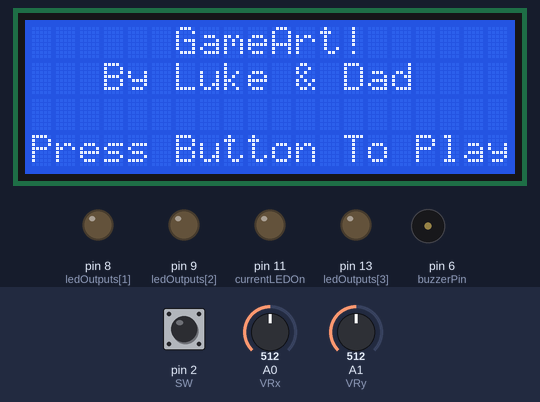
This sketch was run on a simulated Arduino Uno, built with avr-gcc and run on an emulated ATmega328P. On the bench: 20×4 character LCD, output pins drawn as LEDs (lit = HIGH), buzzer (waves = sounding). Inputs (shaded band) come from the test bench; at power-on: pin 2 (SW) HIGH, A0 (VRx) = 512, A1 (VRy) = 512. Random numbers use the default seed unless the sketch sets one; what the sketch prints to the serial monitor is not drawn.

Above: at 1.7 s.
1.8 s: pin 2 (SW) pulled LOW for 0.15 s
At 3.12 s:
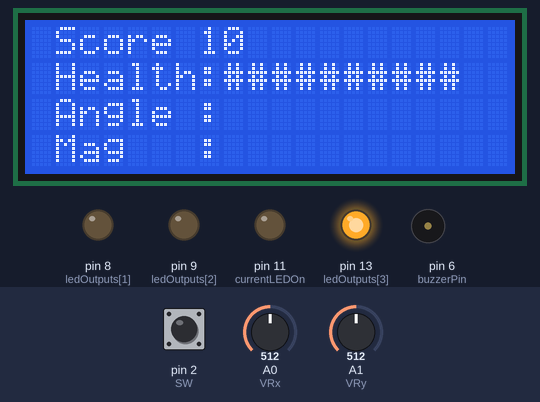
3.7 s: A0 (VRx) set to 700
At 4.39 s:
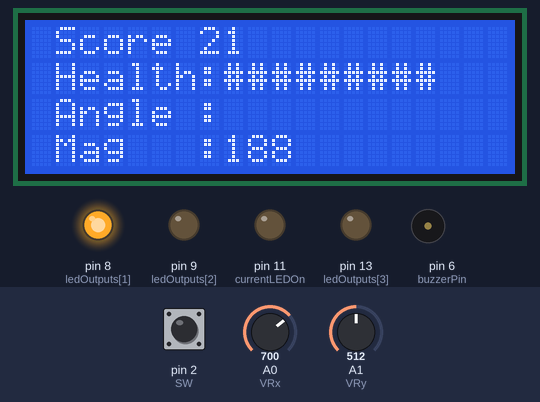
6.1 s: A0 (VRx) set to 724
At 6.18 s:
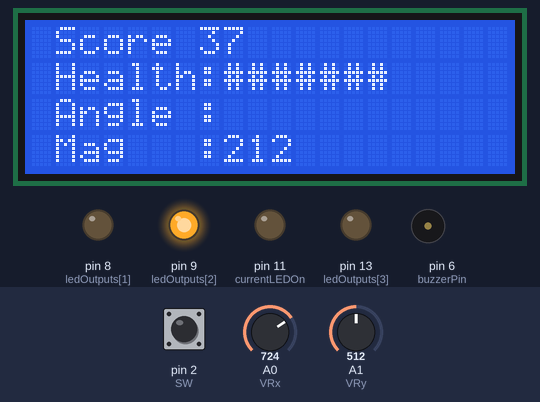
8.5 s: A1 (VRy) set to 716
At 9.13 s:
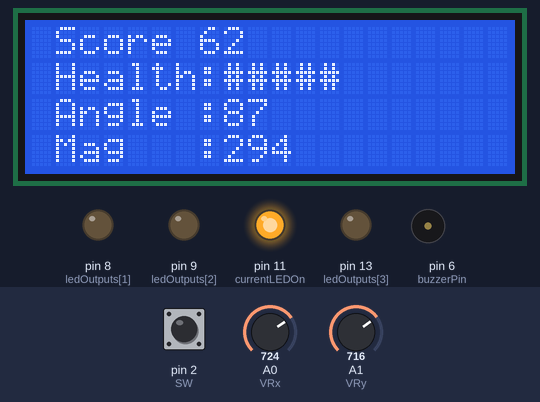
10.9 s: A1 (VRy) set to 616
At 11.46 s:
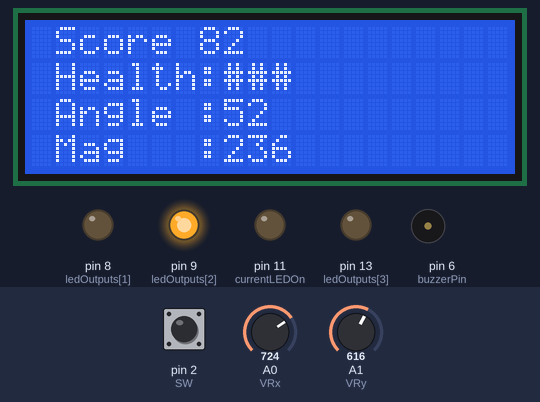
13.2 s: A1 (VRy) set to 594
At 15.8 s:
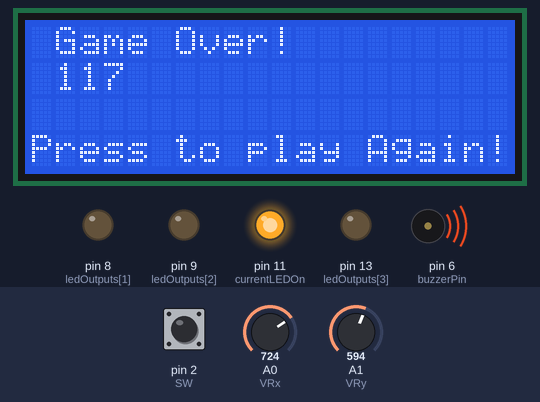
Timing chart, 0 to 18.4 s (numbered marks = the images above; inputs shaded):
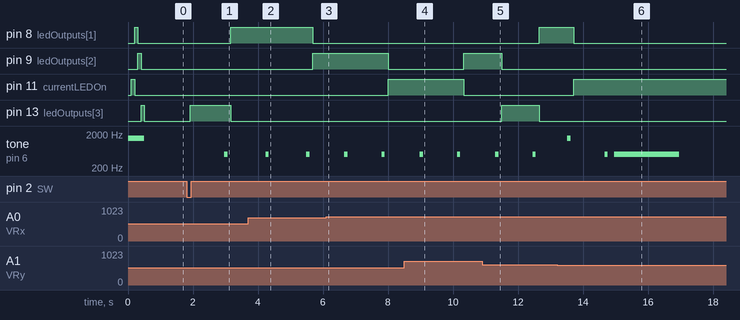

Measured:
- the behaviour switches between 712 and 713 on A0 (VRx) (found by bisection; images 2 and 3)
- the behaviour switches between 602 and 601 on A1 (VRy) (found by bisection; images 5 and 6)
- after the input at 1.8 s, pin 8 (ledOutputs[1]): LOW → HIGH after 1.4 s; pin 13 (ledOutputs[3]): LOW → HIGH after 0.12 s, → LOW 1.2 s later; tone on pin 6 (buzzerPin): silent → 500 Hz after 1.2 s, → silent 0.10 s later; the display: first changes after 0.14 s (image 1 shows a later state)
- after the input at 13.2 s, pin 8 (ledOutputs[1]): HIGH → LOW after 0.52 s; pin 11 (currentLEDOn): LOW → HIGH after 0.52 s

The sketch:

GameArt.ino
```cpp
//#include <TimedAction.h>
#include "lcdManager.h"
#include "soundManager.h"
#include "joystickManager.h"
#include "gameRules.h"

//TimedAction timedAction = TimedAction(1000,blink);

int currentLEDOn = 11;  // which random LED is about to blink?
int currentLEDPosition = 0;
int currentScore = 0;
int currentHealth = 10;
struct positions joystickVector;

int ledOutputs[4] = {11,8,9,13};  // up, right, down, left

void setup() {

  // so we can debug the ouput
   Serial.begin(9600);

  // special setup for header modules
  setupJoystick();
  setupSound();

  // fun welcome sequence, also set LED to OUTPUT mode
  for (int i=0; i <4; i++){
    pinMode(ledOutputs[i], OUTPUT);
    digitalWrite(ledOutputs[i], 1);
    PlayOk();
    digitalWrite(ledOutputs[i], 0);
  }

}


void loop() {

  // reset the progress indicators
  setupLCDHomeScreen();
  currentHealth = 10;
  currentScore = 0;
  currentLEDPosition = 0;
  // wait until player is ready!
  while (!buttonIsPressed()){
    delay(100);
  }

  // game start
  startProgress();

  bool advanceNextLED = true;
  //currentLEDOn = nextRandomLed();
  // game loop
  while (currentHealth > 0){

    if (advanceNextLED){
        digitalWrite(currentLEDOn, 0);  // turn off current LED
        currentLEDPosition = nextRandomLed();
        currentLEDOn = ledOutputs[currentLEDPosition];
        digitalWrite(currentLEDOn, 1); // light it up!
        //Serial.println("New target: " + currentLEDOn);
        //PlayOk();
        advanceNextLED = false;
    }

    joystickVector = checkJoytickPosition();  //need to check user inputs
    int points = checkUserInput(currentLEDPosition, joystickVector.angle, joystickVector.magnitude );
    displayProgress(currentScore, currentHealth, joystickVector.angle, joystickVector.magnitude);

    switch (points) {
      case 0:
        // No points, but not out of time
        break;
      case -1:
        // Miss, user loses health
        PlayMiss();
        currentHealth--;
        advanceNextLED = true;
        //delay(pauseAfterMiss);  // catch your breath
        break;
      default:
        // any positive number of points to award
        PlayOk();
        currentScore = currentScore + points;
        advanceNextLED = true;
        break;
    }

    delay(100);
    currentScore++;  //you get somepoints for showing up.
  }

  // Game Over
  endProgress(currentScore);
  PlayGameOver();
  delay(2000);

}
```

gameRules.h
```cpp
int minMagnitude = 200;   // you must press joystick this far to count as in input
int anglePositions[4] = {180, 0, 180, 360};  // target radial angle (up, right, down, left)
int pauseAfterMiss = 750;

int angleTolerance1 = 45;  //how close you need to get points1
int points1 = 5;

int angleTolerance2 = 15;  //how close you need to get points2
int points2 = 10;
int startingDelay = 1000;
int minimumDelay = 250;
int delayDecrement = 15;

unsigned int startTime = 0;

int currentLevel = 1;

// turn on the next random led and start the timer.
int nextRandomLed(){
    startTime = millis();
    return random(0, 4);
}

bool outOfTime(){
    int elapsedTime = millis() - startTime;
    if (elapsedTime >= startingDelay){
        return true;
    }
    return false;
}


// returns number of points to award 0, 5, 10.  -1 will indicate a miss
int checkUserInput(int targetLEDPos, int angle, int magnitude){

    if (!outOfTime()){ return 0;}

    // increase speed
    startingDelay = startingDelay - delayDecrement ;
    if (startingDelay < minimumDelay) {startingDelay = minimumDelay;}

    int awardedPoints = 0;
    int targetAngle = anglePositions[targetLEDPos];
    bool triggeredMagnitude = (magnitude > minMagnitude);

    Serial.println(targetAngle);
    if (triggeredMagnitude){
        if ((angle >= targetAngle - angleTolerance2) && (angle <= targetAngle + angleTolerance2)){
                // within tight tolerance, more points!!
                awardedPoints = points2;
                Serial.println("Good hit!");
        } else if ((angle >= targetAngle - angleTolerance1) && (angle <= targetAngle + angleTolerance1)){
                // within looser tolerance, fewer points.
                awardedPoints = points1;
                Serial.println("Okay hit.");
        } else {
            awardedPoints = -1;  //miss
        }
        return awardedPoints;
    }

    return -1;


}
```

joystickManager.h
```cpp
#include <math.h>

int VRx = A0;
int VRy = A1;
int SW = 2;

int xPosition = 0;
int yPosition = 0;
int mapX = 0;
int mapY = 0;

int xpos = 0;
int ypos = 0;
int* returnValues[2] = {0, 0};  // angle, magnitude

struct positions  {
   int angle;
   double magnitude;
};

struct positions pos;
void setupJoystick(){
  // assign pins for joystick inputs
  pinMode(VRx, INPUT);
  pinMode(VRy, INPUT);
  pinMode(SW, INPUT_PULLUP);
}

struct positions checkJoytickPosition(){

    long x = analogRead(VRx) - 512;
    long y = analogRead(VRy) - 512;

    float angle = atan2( y, x );                 // in radians, zero is joystick move to right
    float angleDegrees = abs(angle * 57.2958 * 2);
    float magnitude = sqrt( x*x + y*y);    // Pythagoras

    if( magnitude > 512) magnitude = 512;

    // for future use?
    x = magnitude * cos( angle );
    y = magnitude * sin( angle );

    pos.angle = angleDegrees;
    pos.magnitude = magnitude;
    return pos;

}

int buttonIsPressed(){
    return !digitalRead(SW);
}
```

soundManager.h
```cpp
const int buzzerPin = 6;

void PlayGameOver(){
  int starttone = 800;

  tone(buzzerPin, 500);
  delay(2000);
  noTone(buzzerPin);
}

void PlayMiss(){
  int starttone = 500;
  tone(buzzerPin, starttone);
  delay(100);
  noTone(buzzerPin);
}

void PlayOk(){
  int starttone = 1500;
  tone(buzzerPin, starttone);
  delay(100);
  noTone(buzzerPin);
}


void setupSound(){
  pinMode(buzzerPin, OUTPUT); // Set buzzer - pin 9 as an output
  PlayOk();
}
```

lcdManager.h
```cpp
/*****************************************
 * name: I2C LCD2004
 * function: You should now see your I2C LCD2004 display "Hello,world!","IIC/I2C LCD2004"
 * "20 cols, 4 rows","www.sunfounder.com"
 ********************************/
//Email:service@sunfounder.com
//Website:www.sunfounder.com

#include <Wire.h>
#include <LiquidCrystal_I2C.h>
LiquidCrystal_I2C lcd(0x27,20,4);  // set the LCD address to 0x27 for a 16 chars and 2 line display
/*********************************************************/

int lastHealth = 0;
int lastScore = 0;
int lastAngle = 0;
int lastMagnitude = 0;

void setupLCDHomeScreen()
{
  lcd.init();  //initialize the lcd
  lcd.backlight();  //open the backlight

  lcd.setCursor ( 0, 0 );            // go to the top left corner
  lcd.print("      GameArt!      "); // write this string on the top row
  lcd.setCursor ( 0, 1 );            // go to the 2nd row
  lcd.print("   By Luke & Dad    "); // pad string with spaces for centering
  lcd.setCursor ( 0, 2 );            // go to the third row
  lcd.print("                    "); // pad with spaces for centering
  lcd.setCursor ( 0, 3 );            // go to the fourth row
  lcd.print("Press Button To Play");
}


void startProgress(){
  lcd.setCursor ( 0, 0 );
  lcd.print(" Score :             ");   // clear line
  lcd.setCursor ( 0, 1 );
  lcd.print(" Health:             ");   // clear line
  lcd.setCursor ( 0, 2 );
  lcd.print(" Angle :             ");   // clear line
  lcd.setCursor ( 0, 3 );
  lcd.print(" Mag   :             ");   // clear line
}

void displayProgress(int score, int health, int angle, int magnitude){

  String lineText = "";

  // Line 0 Score
  if (lastScore != score){
    lineText += score;
    lcd.setCursor ( 7, 0 );
    lcd.print(score);
  }

  // Line 1 Health
  if (lastHealth != health){
    lineText = "";
    if (health > 10) {health=10;}
    for (int i=1; i <= health; i++ ){
        lineText.concat("#");
    }
    lcd.setCursor ( 8, 1 );
    lcd.print("          ");   // clear line
    lcd.setCursor ( 8, 1 );
    lcd.print(lineText);
  }

  // Line 2 magnitude
  if (lastAngle != angle){
    lcd.setCursor ( 8, 2 );
    lcd.print("           ");   // clear line
    lcd.setCursor ( 8, 2 );
    lcd.print(angle);
    }

  // Line 3 angle
  if (lastMagnitude != magnitude){
    lcd.setCursor ( 8, 3 );
    lcd.print("         ");   // clear line
    lcd.setCursor ( 8, 3 );
    lcd.print(magnitude);
    }

  lastHealth = health;
  lastScore = score;
  lastAngle = angle;
  lastMagnitude = magnitude;
}

// Game over.
void endProgress(int score)
{
  lcd.setCursor ( 0, 0 );
  lcd.print(" Game Over!         ");
  lcd.setCursor ( 0, 1 );
  lcd.print("                    ");
  lcd.setCursor ( 0, 2 );
  lcd.print("                     ");
  lcd.print(score);
  lcd.setCursor ( 0, 3 );
  lcd.print("                     ");
  lcd.setCursor ( 0, 3 );
  lcd.print("Press to play Again! ");
}
```
